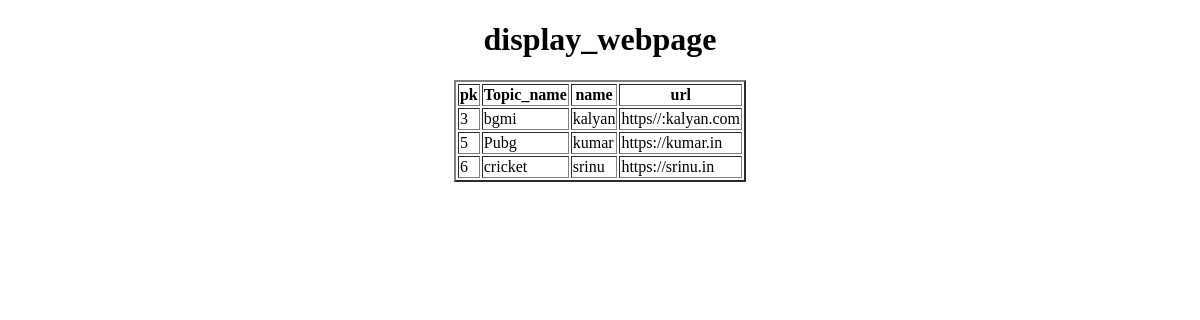
/display_webpage/, run on an earlier commit of the app's database.
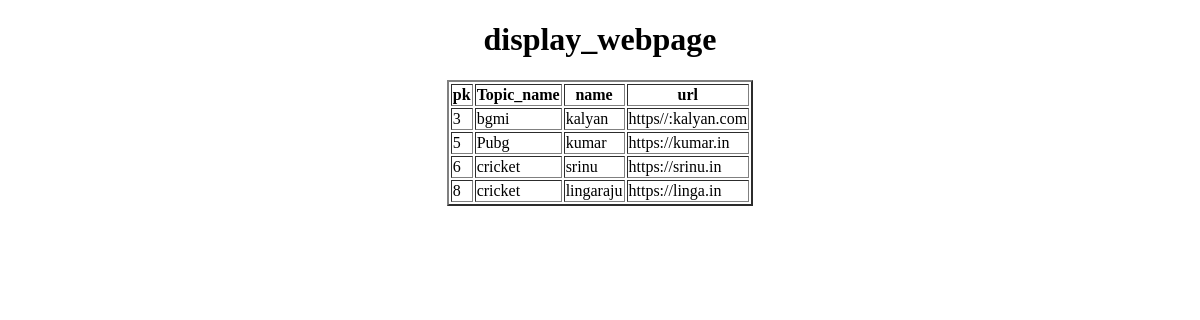
And on a later commit of the database.
### app/models.py (models this page shows, shortened)
class Website(models.Model):
    Topic_name=models.ForeignKey(topic,on_delete=models.CASCADE)
    name=models.CharField(max_length=100)
    url=models.URLField()

class topic (models.Model):
    Topic_name = models.CharField(max_length=100,primary_key=True)
    def __str__ (self):
        return self.Topic_name

### app/views.py (the view)
# urls.py: path('display_webpage/',display_webpage,name='display_webpage'),
def display_webpage(request):
     QSWO=Website.objects.all()
     QSWO=Website.objects.filter(Topic_name='cricket')
     QSWO=Website.objects.exclude(Topic_name='cricket')
     QSWO=Website.objects.all().order_by('Topic_name')
     QSWO=Website.objects.all().order_by('url')
     QSWO=Website.objects.all().order_by('-name')
     QSWO=Website.objects.all().order_by('url')
     QSWO=Website.objects.all()[2::1]
     QSWO= Website.objects.order_by(Length('Topic_name').desc())
     QSWO=Website.objects.order_by(Length('name'))
     QSWO=Website.objects.filter(name__startswith='l')
     QSWO=Website.objects.filter(name__endswith='a')
     QSWO=Website.objects.filter(url__endswith='in')
     QSWO=Website.objects.filter(name__contains='a')
     QSWO=Website.objects.all()
     QSWO=Website.objects.filter(Q(name__startswith='l') & Q(url__endswith='.com'))
     QSWO=Website.objects.all()
     QSWO=Website.objects.filter(Q(name__contains='k')| Q(url__endswith='.in'))
     d={'QSWO':QSWO}
     return render(request,'display_webpage.html',d)

### templates/display_webpage.html (shortened to what this page needs)
<!DOCTYPE html>
<html lang="en">
<head>
</head>
<body>
    <center>
    <table border="2px">
    <h1>display_webpage</h1>
    <tr>
        <th>pk</th>
        <th>Topic_name</th>
        <th>name</th>
        <th>url</th>
    </tr>
    {% for wo in QSWO %}
    <tr>
        <td>{{wo.pk}}</td>
        <td>{{wo.Topic_name}}</td>
        <td>{{wo.name}}</td>
        <td>{{wo.url}}</td>
    </tr>
    {% endfor %}
</table>
</center>
</body>
</html>

What changed in the data, as far as the page shows it:
added Website: pk "8", Topic_name "cricket", name "lingaraju", url "https://linga.in"
